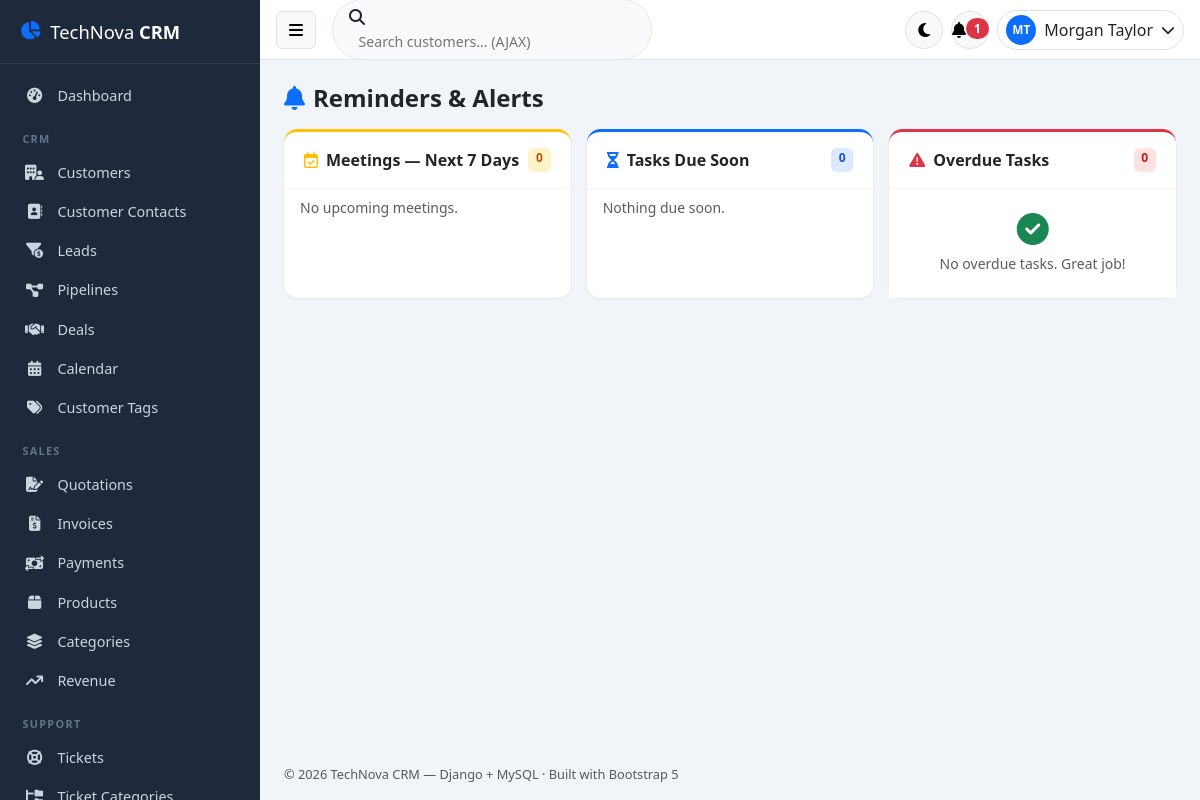
The app's page /reminders/ (signed in) with its own data.
### crm/models.py (models this page shows, shortened)
class User(AbstractBaseUser):
    STATUS_CHOICES = [('Active', 'Active'), ('Inactive', 'Inactive'), ('Suspended', 'Suspended')]
    role = models.ForeignKey(Role, on_delete=models.PROTECT, db_column='role_id', null=True)
    first_name = models.CharField(max_length=50)
    last_name = models.CharField(max_length=50)
    username = models.CharField(max_length=50, unique=True)
    email = models.EmailField(max_length=100, unique=True)
    phone = models.CharField(max_length=20, blank=True, default='')
    avatar = models.ImageField(upload_to='avatars/', blank=True, null=True)
    address = models.CharField(max_length=255, blank=True, default='')
    status = models.CharField(max_length=20, choices=STATUS_CHOICES, default='Active')
    last_login = models.DateTimeField(blank=True, null=True)
    remember_token = models.CharField(max_length=100, blank=True, default='')
    created_at = models.DateTimeField(auto_now_add=True)
    updated_at = models.DateTimeField(auto_now=True)
    objects = UserManager()
    USERNAME_FIELD = 'username'
    REQUIRED_FIELDS = ['email', 'first_name', 'last_name']
    class Meta:
        db_table = 'users'
    @property
    def is_active(self):
        return self.status == 'Active'
    @property
    def full_name(self):
        return f'{self.first_name} {self.last_name}'.strip()
    def get_full_name(self):
        return self.full_name

### crm/views/meeting_views.py (the view)
# urls.py: path('reminders/', views.reminders_page, name='reminders'),
@crm_login_required
def reminders_page(request):
    today = timezone.now().date()
    soon = today + timedelta(days=7)
    upcoming_meetings = Meeting.objects.filter(meeting_date__gte=today, meeting_date__lte=soon,
                                               status='Scheduled').order_by('meeting_date')
    due_tasks = Task.objects.filter(due_date__gte=today - timedelta(days=30), due_date__lte=soon,
                                    assigned_to=request.user).exclude(
        status__in=['Completed', 'Cancelled']).order_by('due_date')
    overdue_tasks = Task.objects.filter(due_date__lt=today, assigned_to=request.user).exclude(
        status__in=['Completed', 'Cancelled']).order_by('due_date')
    return render(request, 'meetings/reminders.html', {
        'upcoming_meetings': upcoming_meetings,
        'due_tasks': due_tasks,
        'overdue_tasks': overdue_tasks,
    })

### templates/meetings/reminders.html (shortened to what this page needs)
{% extends 'base.html' %}
{% block content %}
<h4 class="fw-bold mb-3"><i class="fa-solid fa-bell text-primary me-2"></i>Reminders &amp; Alerts</h4>
<div class="row g-3">
    <div class="col-lg-4">
        <div class="card h-100 border-top border-warning border-3">
            <div class="card-header d-flex justify-content-between">
                <span><i class="fa-regular fa-calendar-check me-2 text-warning"></i>Meetings — Next 7 Days</span>
                <span class="badge badge-soft-warning">{{ upcoming_meetings|length }}</span>
            </div>
            <div class="card-body p-0" style="max-height:60vh;overflow-y:auto">
                <div class="list-group list-group-flush">
                    {% for m in upcoming_meetings %}
                    <div class="list-group-item">
                        <div class="fw-semibold small">{{ m.title }}</div>
                        <div class="text-muted smaller">
                            <i class="fa-regular fa-clock me-1"></i>{{ m.meeting_date }} {{ m.start_time }}
                            {% if m.customer %}· {{ m.customer.company_name }}{% endif %}
                        </div>
                    </div>
                    {% empty %}<div class="list-group-item text-muted small">No upcoming meetings.</div>
                    {% endfor %}
                </div>
            </div>
        </div>
    </div>
    <div class="col-lg-4">
        <div class="card h-100 border-top border-primary border-3">
            <div class="card-header d-flex justify-content-between">
                <span><i class="fa-solid fa-hourglass-half me-2 text-primary"></i>Tasks Due Soon</span>
                <span class="badge badge-soft-primary">{{ due_tasks|length }}</span>
            </div>
            <div class="card-body p-0" style="max-height:60vh;overflow-y:auto">
                <div class="list-group list-group-flush">
                    {% for t in due_tasks %}
                    <div class="list-group-item">
                        <div class="d-flex justify-content-between align-items-center gap-2">
                            <span class="small fw-semibold">{{ t.title }}</span>
                            <span class="badge badge-soft-{{ t.priority|lower }}">{{ t.priority }}</span>
                        </div>
                        <div class="{% if t.overdue %}text-danger fw-bold{% else %}text-muted{% endif %} smaller mt-1">
                            Due {{ t.due_date }}
                        </div>
                    </div>
                    {% empty %}<div class="list-group-item text-muted small">Nothing due soon.</div>
                    {% endfor %}
                </div>
            </div>
        </div>
    </div>
    <div class="col-lg-4">
        <div class="card h-100 border-top border-danger border-3">
            <div class="card-header d-flex justify-content-between">
                <span><i class="fa-solid fa-triangle-exclamation me-2 text-danger"></i>Overdue Tasks</span>
                <span class="badge badge-soft-danger">{{ overdue_tasks|length }}</span>
            </div>
            <div class="card-body p-0" style="max-height:60vh;overflow-y:auto">
                <div class="list-group list-group-flush">
                    {% for t in overdue_tasks %}
                    <div class="list-group-item">
                        <div class="d-flex justify-content-between align-items-center gap-2">
                            <span class="small fw-semibold">{{ t.title }}</span>
                            <span class="badge badge-soft-danger">Overdue</span>
                        </div>
                        <div class="text-muted smaller mt-1">Was due {{ t.due_date }}</div>
                    </div>
                    {% empty %}
                    <div class="list-group-item text-center py-4">
                        <i class="fa-solid fa-circle-check fa-2x text-success mb-2"></i>
                        <p class="text-muted small mb-0">No overdue tasks. Great job!</p>
                    </div>
                    {% endfor %}
                </div>
            </div>
        </div>
    </div>
</div>
{% endblock %}

### templates/base.html (shortened to what this page needs)
{% load static crm_extras %}
<!DOCTYPE html>
<html lang="en" data-bs-theme="light">
<head>
    <link href="https://cdn.jsdelivr.net/npm/bootstrap@5.3.3/dist/css/bootstrap.min.css" rel="stylesheet">
    <link href="{% static 'vendor/fontawesome/css/all.min.css' %}" rel="stylesheet">
    <link href="https://cdn.datatables.net/1.13.11/css/dataTables.bootstrap5.min.css" rel="stylesheet">
    <link href="https://cdn.datatables.net/buttons/2.4.2/css/buttons.bootstrap5.min.css" rel="stylesheet">
    <link href="https://cdn.jsdelivr.net/npm/fullcalendar@6.1.15/index.global.min.css" rel="stylesheet">
    <link rel="stylesheet" href="{% static_v 'css/style.css' %}">
</head>
<body class="{% if request.COOKIES.theme == 'dark' %}dark-mode{% endif %}">
<div class="sidebar" id="sidebar">
    <div class="sidebar-brand">
        <i class="fa-solid fa-chart-pie text-primary"></i>
        <span>TechNova <b>CRM</b></span>
    </div>
    {% if request.user.is_authenticated %}
    <ul class="sidebar-nav" id="sidebarNav">
        <li class="nav-item {% if request.path == '/' %}active{% endif %}">
            <a href="/" class="nav-link"><i class="fa-solid fa-gauge-high"></i><span>Dashboard</span></a>
        </li>
        <li class="nav-title">CRM</li>
        <li class="nav-item {% if '/customers' in request.path %}active{% endif %}">
            <a href="/customers/" class="nav-link"><i class="fa-solid fa-building-user"></i><span>Customers</span></a>
        </li>
        <li class="nav-item {% if '/contacts' in request.path and 'lead' not in request.path %}active{% endif %}">
            <a href="/contacts/" class="nav-link"><i class="fa-solid fa-address-book"></i><span>Customer Contacts</span></a>
        </li>
        <li class="nav-item {% if '/leads' in request.path %}active{% endif %}">
            <a href="/leads/" class="nav-link"><i class="fa-solid fa-filter-circle-dollar"></i><span>Leads</span></a>
        </li>
        <li class="nav-item {% if '/pipelines' in request.path %}active{% endif %}">
            <a href="/pipelines/" class="nav-link"><i class="fa-solid fa-diagram-project"></i><span>Pipelines</span></a>
        </li>
        <li class="nav-item {% if '/deals' in request.path %}active{% endif %}">
            <a href="/deals/" class="nav-link"><i class="fa-solid fa-handshake"></i><span>Deals</span></a>
        </li>
        <li class="nav-item {% if '/calendar' in request.path %}active{% endif %}">
            <a href="/calendar/" class="nav-link"><i class="fa-solid fa-calendar-days"></i><span>Calendar</span></a>
        </li>
        <li class="nav-item {% if '/tags' in request.path %}active{% endif %}">
            <a href="/tags/" class="nav-link"><i class="fa-solid fa-tags"></i><span>Customer Tags</span></a>
        </li>
        <li class="nav-title">Sales</li>
        <li class="nav-item {% if '/quotes' in request.path %}active{% endif %}">
            <a href="/quotes/" class="nav-link"><i class="fa-solid fa-file-signature"></i><span>Quotations</span></a>
        </li>
        <li class="nav-item {% if '/invoices' in request.path %}active{% endif %}">
            <a href="/invoices/" class="nav-link"><i class="fa-solid fa-file-invoice-dollar"></i><span>Invoices</span></a>
        </li>
        <li class="nav-item {% if '/payments' in request.path %}active{% endif %}">
            <a href="/payments/" class="nav-link"><i class="fa-solid fa-money-bill-transfer"></i><span>Payments</span></a>
        </li>
        <li class="nav-item {% if '/products' in request.path %}active{% endif %}">
            <a href="/products/" class="nav-link"><i class="fa-solid fa-box"></i><span>Products</span></a>
        </li>
        <li class="nav-item {% if '/categories' in request.path %}active{% endif %}">
            <a href="/categories/" class="nav-link"><i class="fa-solid fa-layer-group"></i><span>Categories</span></a>
        </li>
        <li class="nav-item {% if '/reports/revenue' in request.path %}active{% endif %}">
            <a href="/reports/revenue/" class="nav-link"><i class="fa-solid fa-arrow-trend-up"></i><span>Revenue</span></a>
        </li>
        <li class="nav-title">Support</li>
        <li class="nav-item {% if '/tickets' in request.path and 'categories' not in request.path %}active{% endif %}">
            <a href="/tickets/" class="nav-link"><i class="fa-solid fa-life-ring"></i><span>Tickets</span></a>
        </li>
        <li class="nav-item {% if '/ticket-categories' in request.path %}active{% endif %}">
            <a href="/ticket-categories/" class="nav-link"><i class="fa-solid fa-folder-tree"></i><span>Ticket Categories</span></a>
        </li>
    </ul>
    {% endif %}
</div>
<div class="main-area" id="mainArea">
    <nav class="topbar">
        <button class="btn btn-light border" id="sidebarToggle"><i class="fa-solid fa-bars"></i></button>
        <div class="topbar-search d-none d-md-block">
            <i class="fa-solid fa-magnifying-glass"></i>
            <input type="text" id="globalSearch" placeholder="Search customers... (AJAX)" autocomplete="off">
        </div>
        <div class="ms-auto d-flex align-items-center gap-2">
            <button class="btn btn-light border rounded-circle icon-btn" id="darkModeToggle" title="Toggle dark mode">
                <i class="fa-solid fa-moon"></i>
            </button>
            {% if request.user.is_authenticated %}
            <div class="dropdown">
                <button class="btn btn-light border position-relative rounded-circle icon-btn" data-bs-toggle="dropdown"
                        id="notifBell">
                    <i class="fa-solid fa-bell"></i>
                    <span class="badge bg-danger rounded-pill notif-count {% if not unread_notifications %}d-none{% endif %}"
                          id="notifCount">{{ unread_notifications }}</span>
                </button>
            </div>
            <div class="dropdown">
                <button class="btn d-flex align-items-center gap-2 border rounded-pill py-1 px-2" data-bs-toggle="dropdown">
                    {% if request.user.avatar %}
                    <img src="{{ request.user.avatar.url }}" class="avatar-sm" alt="">
                    {% else %}
                    <span class="avatar-sm avatar-initials bg-primary text-white">{{ request.user.first_name|slice:":1" }}{{ request.user.last_name|slice:":1" }}</span>
                    {% endif %}
                    <span class="d-none d-md-inline">{{ request.user.get_full_name|default:request.user.username }}</span>
                    <i class="fa-solid fa-chevron-down small"></i>
                </button>
            </div>
            {% endif %}
        </div>
    </nav>
    <main class="content p-3 p-lg-4">
        {% block content %}{% endblock %}
    </main>
    <footer class="content-footer text-muted small">
        © {% now "Y" %} TechNova CRM — Django + MySQL · Built with Bootstrap 5
    </footer>
</div>
</body>
</html>

### records on screen
User: user.first_name "M", user.last_name "T", user.get_full_name "Morgan Taylor"

### other values on screen
{{ unread_notifications }} "1"
{{ upcoming_meetings|length }} "0"
{{ due_tasks|length }} "0"
{{ overdue_tasks|length }} "0"
